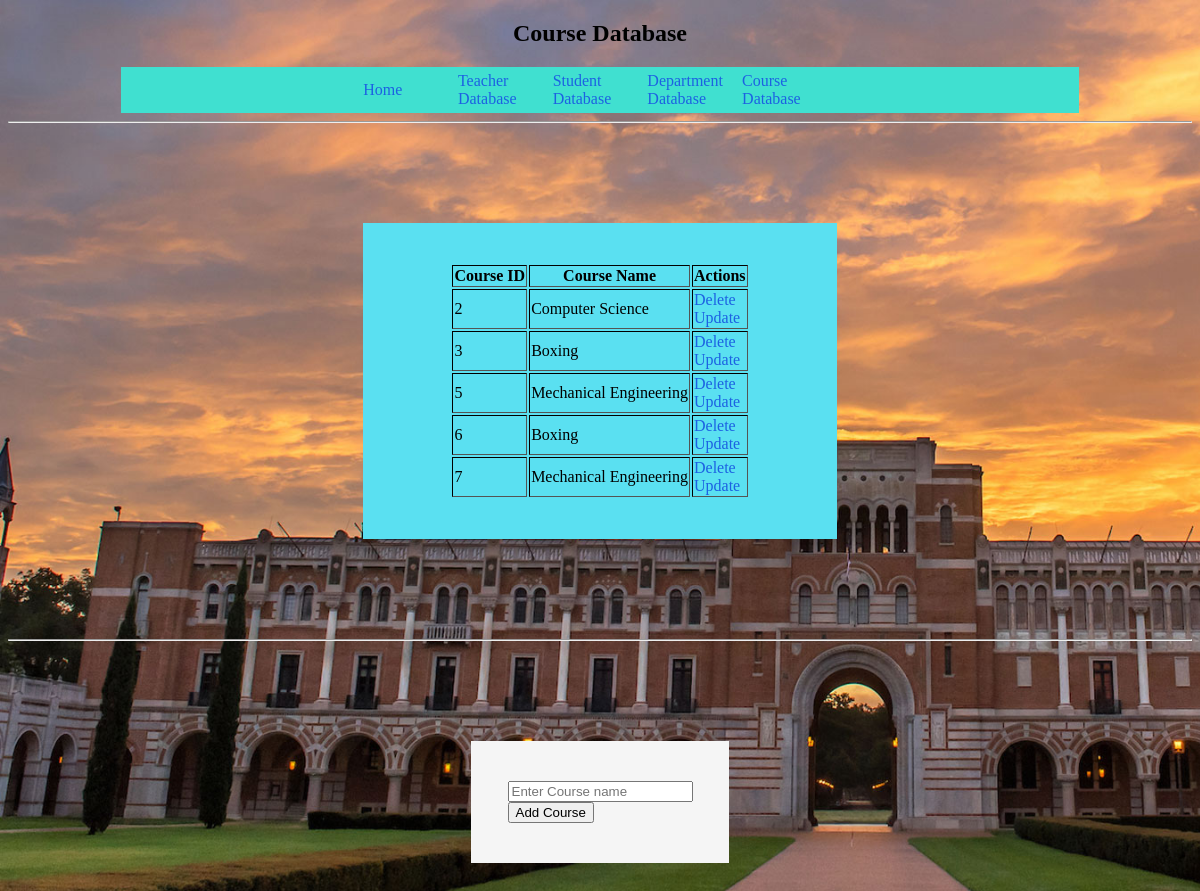
Screenshot of /courses with the database file from the repository.
### app.py (models this page shows)
class CourseDB(db.Model):
    course_id = db.Column(db.Integer, primary_key=True)
    course_name = db.Column(db.String(200), nullable=False)

### app.py (the view)
@app.route("/courses", methods = ['GET', 'POST'])
def course():
    if request.method == "POST":
        new_course = request.form['new_course_name']
        new_entry = CourseDB(course_name=new_course)
        try:
            db.session.add(new_entry)
            db.session.commit()
            return redirect('/courses')
        except:
            return "There was an issue adding this course"
    else:
        majors = CourseDB.query.all()
        return render_template("courses.html", majors = majors)

### templates/courses.html (shortened to what this page needs)
{% extends "base.html" %}
{% block head %}
<link rel="stylesheet" href="{{url_for('static', filename='style.css')}}">
{% endblock %}
{% block body %}
<div>
    <h2 style="text-align: center">Course Database</h2>
</div>
    <div class="navbar">
        <a href="/welcome">Home</a>
        <a href="/teachers">Teacher Database</a>
        <a href="/students">Student Database</a>
        <a href="/departments">Department Database</a>
        <a href="/courses">Course Database</a>
    </div>
    <hr>
    {% if majors|length < 1 %}
    <h4 style="text-align: center">There are no Courses. Add one!</h4>
    {% else %}
    <table border ='5' style='margin-left:auto; margin-right:auto'>
        <tr>
            <th>Course ID</th>
            <th>Course Name</th>
            <th>Actions</th>
        </tr>
        {% for major in majors %}
        <tr>
            <td>{{ major.course_id }}</td>
            <td>{{ major.course_name }}</td>
            <td>
                <a href="/courses/delete/{{ major.course_id }}">Delete</a>
                <br>
                <a href="/courses/update/{{ major.course_id }}">Update</a>
            </td>
        </tr>
        {% endfor %}
    </table>
    {% endif %}
    <hr>
<div class="content" style='margin-left:auto; margin-right:auto'>
    <form actions="/courses" method="POST" style='margin-left:auto; margin-right:auto'>
        <input type="text" name="new_course_name" id="new_course_name" placeholder="Enter Course name">
        <input type="submit" value="Add Course">
    </form>
</div>
{% endblock %}

### static/style.css (style rules this page uses)
.content { background: whitesmoke; background-size: 100px; margin: 100px auto; padding: 40px; font-family: verdana; display:flex; justify-content: center; align-items: center; width: 15% }
body { background-image: url('building.jpg'); background-size: cover; background-attachment: fixed; }
h2 { font-family: Verdana; margin: 10px auto; padding: 10px; font-family: verdana; align-items: center; margin-left: auto; margin-right: auto; }
table { background: rgb(90, 224, 241); background-size: 100px; margin: 100px auto; padding: 40px; font-family: verdana; display:flex; justify-content: center; align-items: center; width: 40%; border:rgb(0, 0, 0); border-width:thick; }
.navbar { background-color: turquoise; margin-left: auto; margin-right: auto; padding: 5px; font-family: verdana; align-items: center; display:flex; justify-content: center; width: 80% }
a { text-decoration: none; color: rgb(28, 97, 226); width: 10%; }

### rows the page displays
CourseDB: course_id "2", course_name "Computer Science"
CourseDB: course_id "3", course_name "Boxing"
CourseDB: course_id "5", course_name "Mechanical Engineering"
CourseDB: course_id "6", course_name "Boxing"
CourseDB: course_id "7", course_name "Mechanical Engineering"
